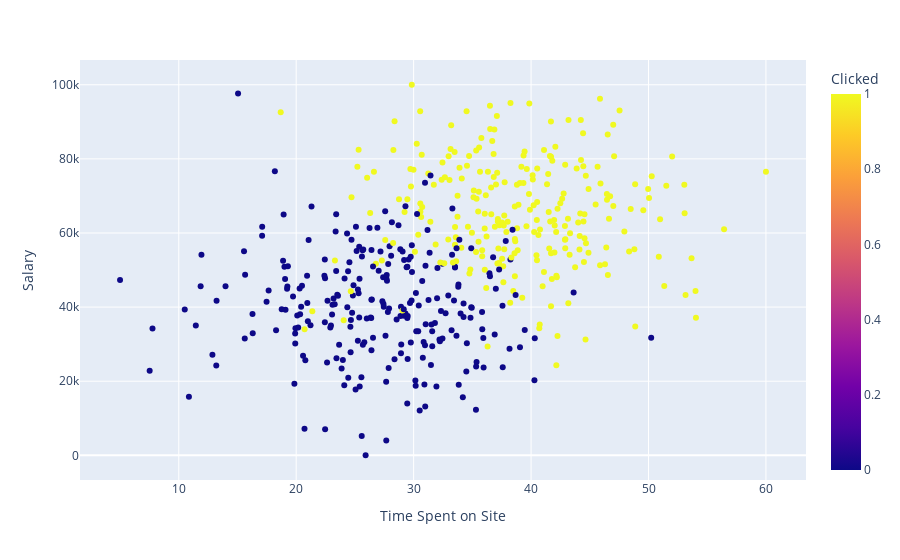

Notebook code cell kept with this figure:
### Code cell
px.scatter(data_frame=df, x='Time Spent on Site', y='Salary', color='Clicked')

### Figure 1 — Plotly figure (JSON) as saved in the notebook; plotly's stock layout.template omitted (floating-point values rounded to 4 significant figures; data arrays with more than 128 entries replaced by an {"elided": "..."} marker saying what was removed)
{"data": [{"hovertemplate": "Time Spent on Site=%{x}<br>Salary=%{y}<br>Clicked=%{marker.color}<extra></extra>", "legendgroup": "", "marker": {"color": {"elided": "499 int values"}, "coloraxis": "coloraxis", "symbol": "circle"}, "mode": "markers", "name": "", "orientation": "v", "showlegend": false, "type": "scatter", "x": {"elided": "499 float values"}, "xaxis": "x", "y": {"elided": "499 float values"}, "yaxis": "y"}], "layout": {"coloraxis": {"colorbar": {"title": {"text": "Clicked"}}, "colorscale": [[0, "#0d0887"], [0.1111, "#46039f"], [0.2222, "#7201a8"], [0.3333, "#9c179e"], [0.4444, "#bd3786"], [0.5556, "#d8576b"], [0.6667, "#ed7953"], [0.7778, "#fb9f3a"], [0.8889, "#fdca26"], [1, "#f0f921"]]}, "legend": {"tracegroupgap": 0}, "margin": {"t": 60}, "xaxis": {"anchor": "y", "domain": [0, 1], "title": {"text": "Time Spent on Site"}}, "yaxis": {"anchor": "x", "domain": [0, 1], "title": {"text": "Salary"}}}}
